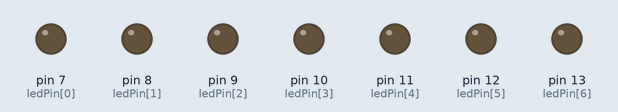
A sketch run on a simulated Arduino Uno, built with avr-gcc and run on an emulated ATmega328P. Shown: output pins drawn as LEDs (lit = HIGH).

Above: at 0.05 s.
At 0.45 s:
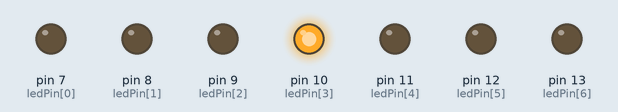
At 0.75 s:
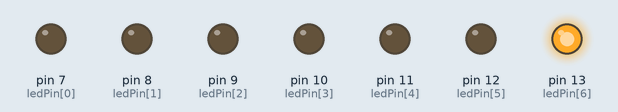
At 1.56 s:
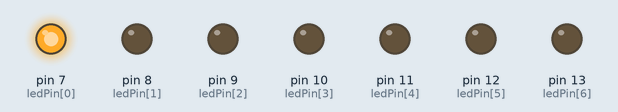
At 2.47 s:
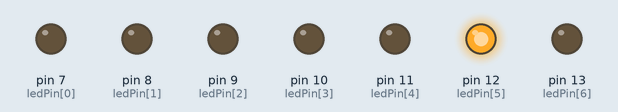
At 3.18 s:
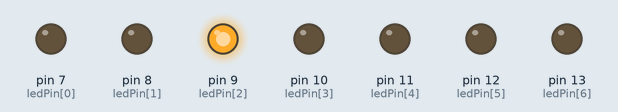
Timing chart, 0 to 3.5 s (numbered marks = the images above):
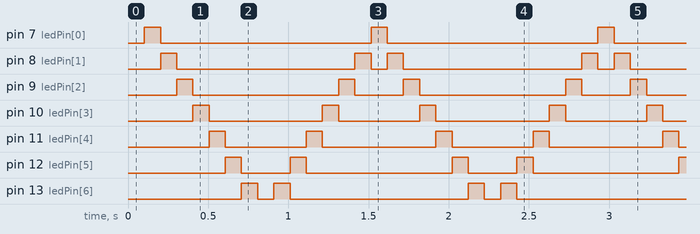

Measured:
- by itself, pin 7 (ledPin[0]): alternates HIGH for 0.10 s and LOW for 1.3 s
- by itself, pin 8 (ledPin[1]): repeats every 1.4 s: LOW 1.1 s, HIGH 0.10 s, LOW 0.10 s, HIGH 0.10 s
- by itself, pin 9 (ledPin[2]): repeats every 1.4 s: LOW 0.91 s, HIGH 0.10 s, LOW 0.30 s, HIGH 0.10 s
- by itself, pin 10 (ledPin[3]): repeats every 1.4 s: LOW 0.71 s, HIGH 0.10 s, LOW 0.50 s, HIGH 0.10 s
- by itself, pin 11 (ledPin[4]): repeats every 1.4 s: LOW 0.50 s, HIGH 0.10 s, LOW 0.71 s, HIGH 0.10 s
- by itself, pin 12 (ledPin[5]): repeats every 1.4 s: LOW 0.30 s, HIGH 0.10 s, LOW 0.91 s, HIGH 0.10 s
- by itself, pin 13 (ledPin[6]): repeats every 1.4 s: LOW 0.10 s, HIGH 0.10 s, LOW 1.1 s, HIGH 0.10 s

The sketch:

Sequence_of_Led_s.ino
```cpp
//C++
byte ledPin[] = {7, 8, 9, 10, 11, 12, 13};
int ledAgora = 0;
int direcao = 1;
int ledDelay = 100;
unsigned long changeTime;

void setup()
{
  for (int x=0; x<7; x++){
    pinMode(ledPin[x], OUTPUT);
  }
}

void loop()
{
  if ((millis() - changeTime)>ledDelay){
    changeLed();
    changeTime = millis();
  }
  }
void changeLed()
{
  for (int x=0; x<7; x++){
    digitalWrite(ledPin[x], LOW);
}
  digitalWrite(ledPin[ledAgora], HIGH);
ledAgora += direcao;
  if (ledAgora==7){
    direcao=-1;
  }
  if (ledAgora==0){
    direcao=1;
  }
}
```
